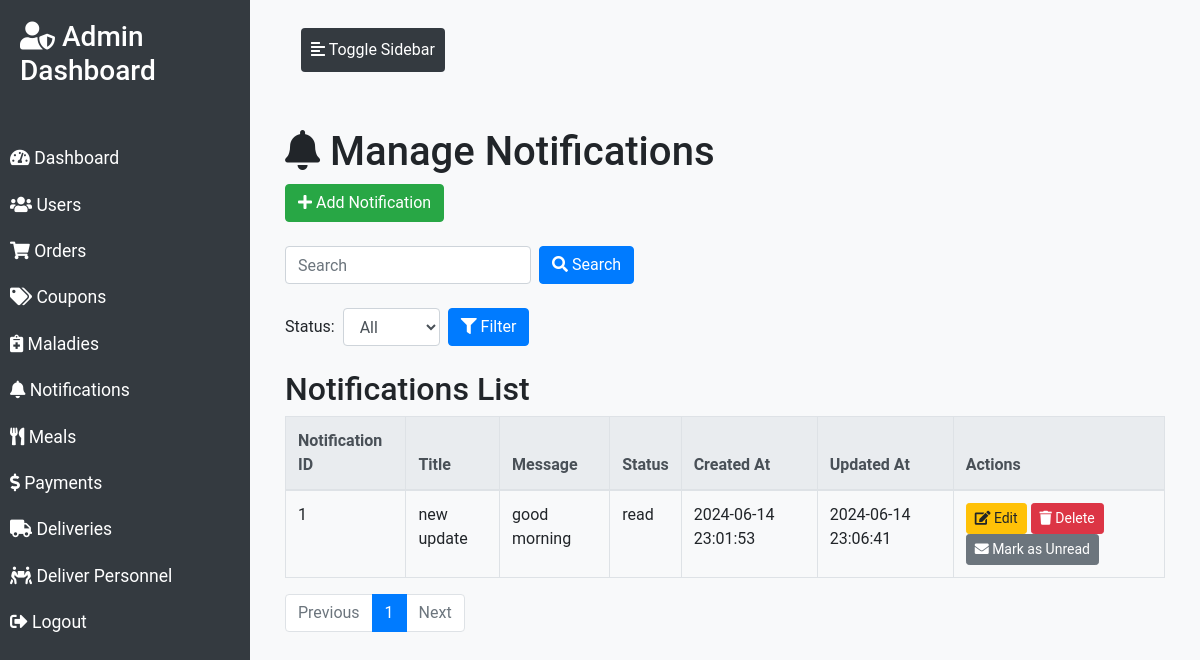
/notifications.php (signed in), run on the app's committed database.
### tables this page shows
CREATE TABLE `notifications` (
  `notification_id` int(11) NOT NULL,
  `title` varchar(255) NOT NULL,
  `user_id` int(11) DEFAULT NULL,
  `message` text,
  `status` varchar(50) DEFAULT 'unread',
  `created_at` timestamp NOT NULL DEFAULT CURRENT_TIMESTAMP,
  `updated_at` timestamp NOT NULL DEFAULT CURRENT_TIMESTAMP ON UPDATE CURRENT_TIMESTAMP
);

### notifications.php (the view, shortened to what this page needs)
<?php
require 'config/db.php';
$search_query = isset($_POST['search_query']) ? $_POST['search_query'] : "";
$status_filter = isset($_POST['status_filter']) ? $_POST['status_filter'] : "";
$limit = 10;
$page = isset($_GET['page']) ? (int)$_GET['page'] : 1;
$start = ($page - 1) * $limit;
$search_sql = $search_query ? "WHERE (title LIKE '%$search_query%' OR message LIKE '%$search_query%')" : "WHERE 1";
$status_sql = $status_filter ? "AND status='$status_filter'" : "";
$sql = "SELECT * FROM notifications $search_sql $status_sql LIMIT $start, $limit";
$result = $conn->query($sql);
$sql_count = "SELECT COUNT(*) AS total FROM notifications $search_sql $status_sql";
$count_result = $conn->query($sql_count);
$total_notifications = $count_result->fetch_assoc()['total'];
$total_pages = ceil($total_notifications / $limit);
?>
<!DOCTYPE html>
<html lang="en">
<head>
    <link rel="stylesheet" href="https://maxcdn.bootstrapcdn.com/bootstrap/4.5.2/css/bootstrap.min.css">
    <link rel="stylesheet" href="https://cdnjs.cloudflare.com/ajax/libs/font-awesome/5.15.4/css/all.min.css">
</head>
<body>
<div class="wrapper">
    <nav id="sidebar">
        <div class="sidebar-header">
            <h3><i class="fas fa-user-shield"></i> Admin Dashboard</h3>
        </div>
        <ul class="list-unstyled components">
            <li><a href="dashboard.php"><i class="fas fa-tachometer-alt"></i> Dashboard</a></li>
            <li><a href="users.php"><i class="fas fa-users"></i> Users</a></li>
            <li><a href="orders.php"><i class="fas fa-shopping-cart"></i> Orders</a></li>
            <li><a href="coupons.php"><i class="fas fa-tags"></i> Coupons</a></li>
            <li><a href="maladies.php"><i class="fas fa-notes-medical"></i> Maladies</a></li>
            <li><a href="notifications.php"><i class="fas fa-bell"></i> Notifications</a></li>
            <li><a href="meals.php"><i class="fas fa-utensils"></i> Meals</a></li>
            <li><a href="payments.php"><i class="fas fa-dollar-sign"></i> Payments</a></li>
            <li><a href="deliveries.php"><i class="fas fa-truck"></i> Deliveries</a></li>
            <li><a href="delivers.php"><i class="fas fa-people-carry"></i> Deliver Personnel</a></li>
            <li><a href="logout.php"><i class="fas fa-sign-out-alt"></i> Logout</a></li>
        </ul>
    </nav>
    <div id="content">
        <nav class="navbar navbar-expand-lg navbar-light bg-light">
            <div class="container-fluid">
                <button type="button" id="sidebarCollapse" class="btn btn-info">
                    <i class="fas fa-align-left"></i>
                    <span>Toggle Sidebar</span>
                </button>
            </div>
        </nav>
        <div class="container mt-5">
            <h1><i class="fas fa-bell"></i> Manage Notifications</h1>
            <button class="btn btn-success mb-4" data-toggle="modal" data-target="#addNotificationModal"><i class="fas fa-plus"></i> Add Notification</button>
            <form action="notifications.php" method="POST" class="form-inline mb-4">
                <input type="text" class="form-control mr-sm-2" name="search_query" placeholder="Search" value="<?php echo $search_query; ?>">
                <button type="submit" class="btn btn-primary" name="search"><i class="fas fa-search"></i> Search</button>
            </form>
            <form action="notifications.php" method="POST" class="form-inline mb-4">
                <div class="form-group">
                    <label for="status_filter">Status:</label>
                    <select class="form-control ml-2" id="status_filter" name="status_filter">
                        <option value="">All</option>
                    </select>
                </div>
                <button type="submit" class="btn btn-primary ml-2" name="filter_status"><i class="fas fa-filter"></i> Filter</button>
            </form>
            <h2>Notifications List</h2>
            <table class="table table-bordered">
                <thead class="thead-light">
                    <tr>
                        <th>Notification ID</th>
                        <th>Title</th>
                        <th>Message</th>
                        <th>Status</th>
                        <th>Created At</th>
                        <th>Updated At</th>
                        <th>Actions</th>
                    </tr>
                </thead>
                <tbody>
                    <?php while ($row = $result->fetch_assoc()): ?>
                        <tr>
                            <td><?php echo $row['notification_id']; ?></td>
                            <td><?php echo $row['title']; ?></td>
                            <td><?php echo $row['message']; ?></td>
                            <td><?php echo $row['status']; ?></td>
                            <td><?php echo $row['created_at']; ?></td>
                            <td><?php echo $row['updated_at']; ?></td>
                            <td>
                                <button class="btn btn-sm btn-warning" data-toggle="modal" data-target="#editNotificationModal<?php echo $row['notification_id']; ?>"><i class="fas fa-edit"></i> Edit</button>
                                <a href="notifications.php?delete_notification=<?php echo $row['notification_id']; ?>" class="btn btn-sm btn-danger"><i class="fas fa-trash"></i> Delete</a>
                                <?php if($row['status'] == 'unread'): ?>
                                <a href="notifications.php?mark_as_read=<?php echo $row['notification_id']; ?>" class="btn btn-sm btn-success"><i class="fas fa-envelope-open"></i> Mark as Read</a>
                                <?php else: ?>
                                <a href="notifications.php?mark_as_unread=<?php echo $row['notification_id']; ?>" class="btn btn-sm btn-secondary"><i class="fas fa-envelope"></i> Mark as Unread</a>
                                <?php endif; ?>
                            </td>
                        </tr>
                    <?php endwhile; ?>
                </tbody>
            </table>
            <nav aria-label="Page navigation">
                <ul class="pagination">
                    <li class="page-item <?php if($page <= 1) echo 'disabled'; ?>">
                        <a class="page-link" href="<?php if($page <= 1) echo '#'; else echo "?page=" . ($page - 1); ?>">Previous</a>
                    </li>
                    <?php for($i = 1; $i <= $total_pages; $i++): ?>
                    <li class="page-item <?php if($page == $i) echo 'active'; ?>">
                        <a class="page-link" href="notifications.php?page=<?php echo $i; ?>"><?php echo $i; ?></a>
                    </li>
                    <?php endfor; ?>
                    <li class="page-item <?php if($page >= $total_pages) echo 'disabled'; ?>">
                        <a class="page-link" href="<?php if($page >= $total_pages) echo '#'; else echo "?page=" . ($page + 1); ?>">Next</a>
                    </li>
                </ul>
            </nav>
        </div>
    </div>
</div>
</body>
</html>

### notifications.php (style rules this page uses)
body { font-family: 'Roboto', sans-serif; background-color: #f8f9fa; }
.wrapper { display: flex; width: 100%; align-items: stretch; }
#sidebar { min-width: 250px; max-width: 250px; background: #343a40; color: #fff; transition: all 0.3s; }
#sidebar .sidebar-header { padding: 20px; background: #343a40; }
#sidebar ul.components { padding: 20px 0; }
#sidebar ul li a { padding: 10px; font-size: 1.1em; display: block; color: #fff; }
#content { width: 100%; padding: 20px; min-height: 100vh; }
#sidebarCollapse { background: #343a40; border: none; color: #fff; padding: 10px; cursor: pointer; }

### data on the page
notifications: notification_id "1", title "new update", message "good morning", status "read", created_at "2024-06-14 23:01:53", updated_at "2024-06-14 23:06:41"
